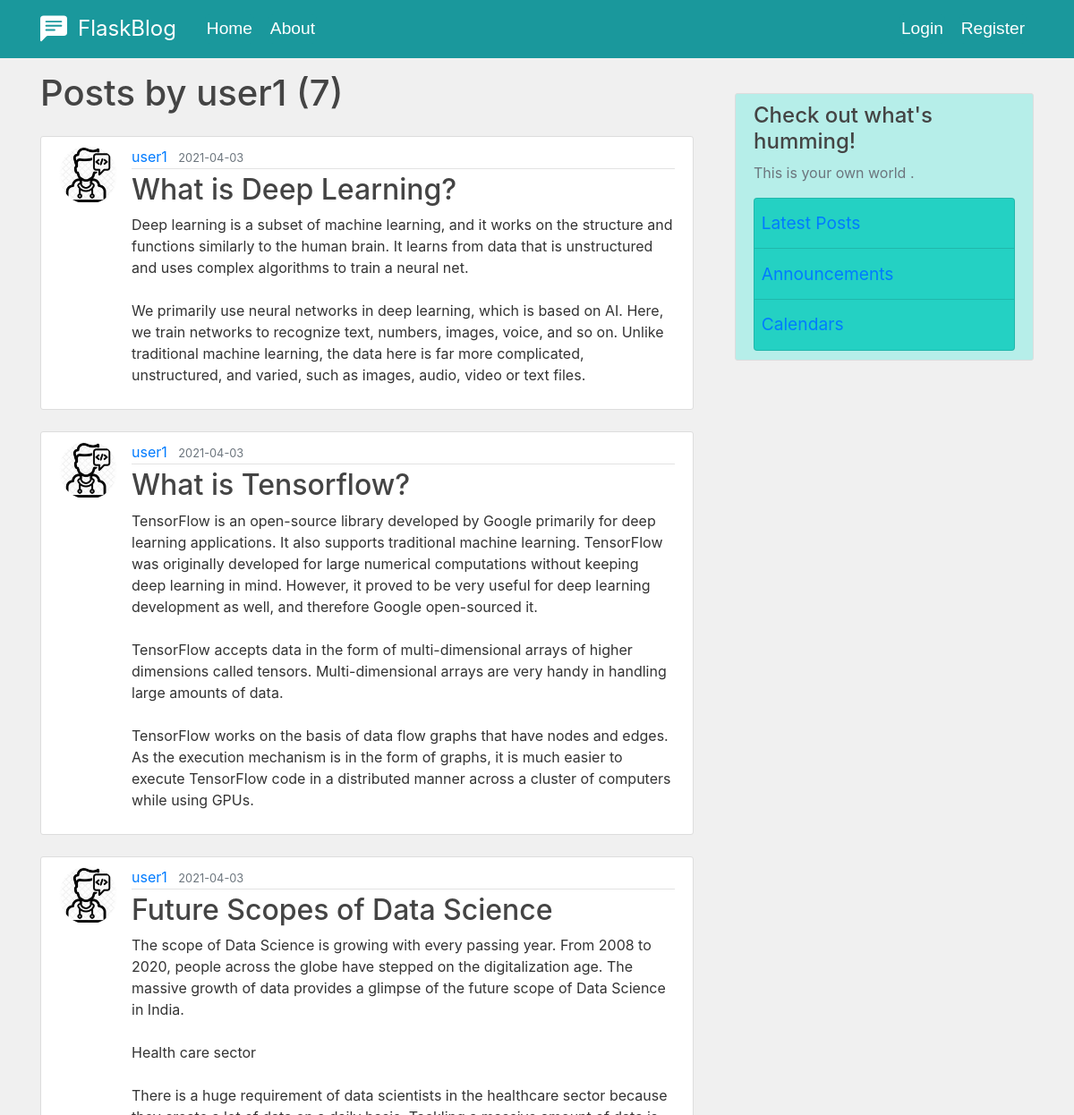
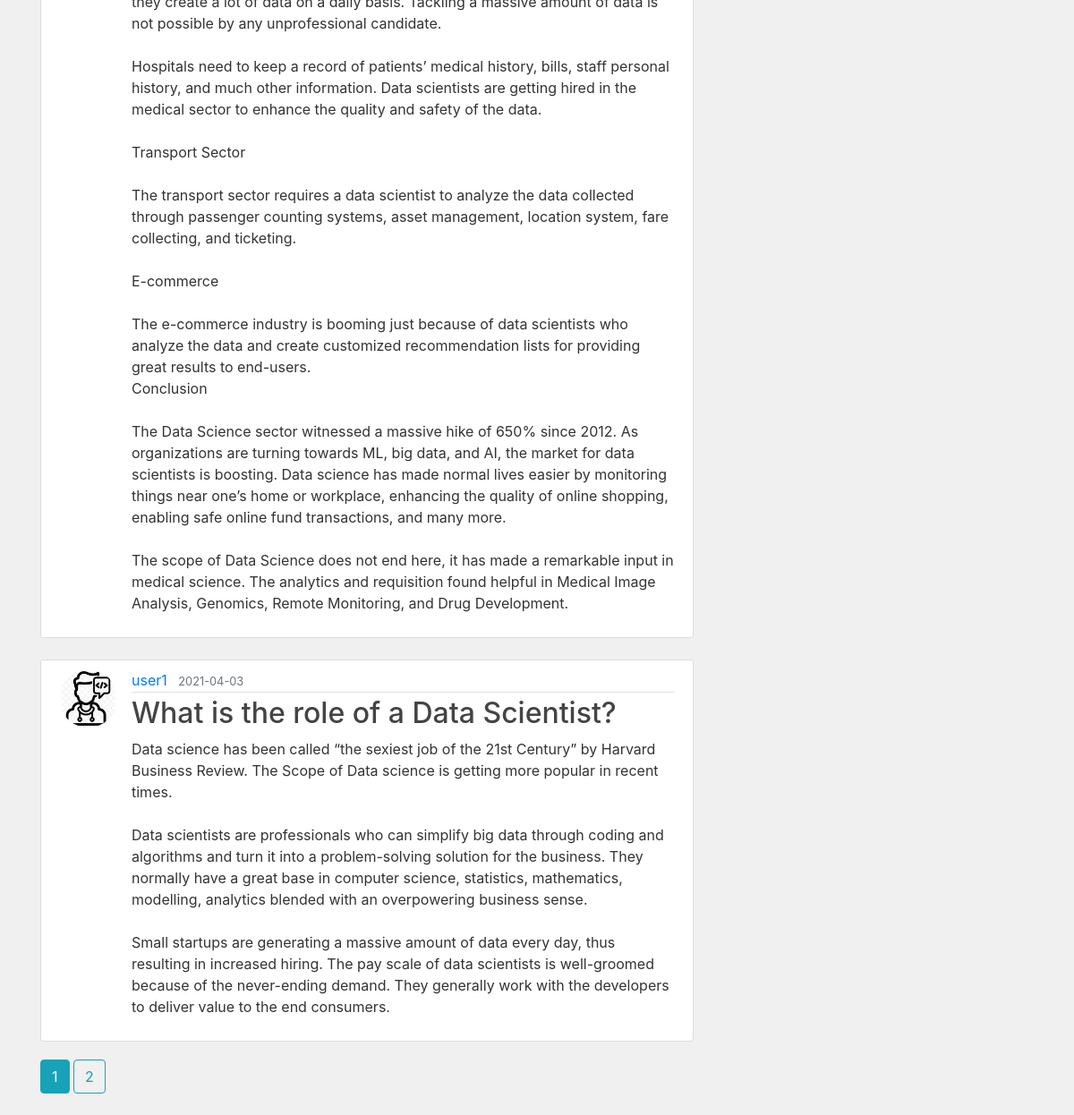
Screenshot of /user/user1 with the database file from the repository (2 pictures, top to bottom).
### flaskblog/models.py (models this page shows, shortened)
class User(db.Model, UserMixin):
    id = db.Column(db.Integer, primary_key=True)
    username = db.Column(db.String(20), unique=True, nullable=False)
    email = db.Column(db.String(120), unique=True, nullable=False)
    image_file = db.Column(db.String(20), nullable=False,
                           default='default.png')
    password = db.Column(db.String(60), nullable=False)
    posts = db.relationship('Post', backref='author', lazy=True)
    ''' relationship defines relationship with class Post with posts variable which is a data member of a User Class
 Implies each User created has data member posts which is related with another class named Post and we can access all posts of that user via posts data member

backref adds another column in database here it is 'author'.We can access posts using author.lazy = True means this relationship is supposed to load in one go

To know more about lazy=True  visit:- https://medium.com/@ns2586/sqlalchemys-relationship-and-lazy-parameter-4a553257d9ef
'''

class Post(db.Model):
    id = db.Column(db.Integer, primary_key=True)
    title = db.Column(db.String(100), nullable=False)
    date_posted = db.Column(db.DateTime, nullable=False,
                            default=datetime.utcnow)
    content = db.Column(db.Text, nullable=False)
    user_id = db.Column(db.Integer, db.ForeignKey('user.id'), nullable=False)

### flaskblog/users/routes.py (the view)
@users.route('/user/<string:username>', methods=['GET', 'POST'])
def user_posts(username):
    page = request.args.get('page', 1, type=int)
    user = User.query.filter_by(username=username).first_or_404()
    posts = Post.query.filter_by(author=user).order_by(
        Post.date_posted.desc()).paginate(page=page, per_page=4)
    return render_template('user_posts.html', posts=posts, user=user)

### flaskblog/templates/user_posts.html
{% extends "layout.html" %} {% block content %}
<h1 class="mb-3">Posts by {{user.username}} ({{posts.total}})</h1>
{% for post in posts.items %}
<article
  class="media content-section mt-4 ml-0 mr-0"
  style="background-color: rgb(255, 255, 255)"
>
  <img
    src="{{ url_for('static', filename='profile_pics/'+post.author.image_file) }}"
    alt="profile-image"
    class="rounded-circle article-img"
  />
  <div class="media-body">
    <div class="article-metadata">
      <a
        class="mr-2"
        href=" {{url_for('users.user_posts', username = post.author.username)}} "
        >{{ post.author.username }}</a
      >
      <small class="text-muted">
        {{ post.date_posted.strftime('%Y-%m-%d') }}</small
      >
    </div>
    <h2>
      <a
        class="article-title"
        href="{{url_for('posts.post', post_id = post.id)}} "
        >{{ post.title }}</a
      >
    </h2>
    <p class="article-content">{{ post.content }}</p>
  </div>
</article>
{% endfor %}
{% for page_num in posts.iter_pages(left_edge=1, right_edge=1, left_current=1,
right_current=2) %} {% if page_num %} {% if posts.page == page_num %}
<a
  class="btn btn-info mb-4"
  href="{{ url_for('users.user_posts', username = user.username, page=page_num) }}"
  >{{ page_num }}</a
>
{% else %}
<a
  class="btn btn-outline-info mb-4"
  href="{{ url_for('users.user_posts', username = user.username, page=page_num) }}"
  >{{ page_num }}</a
>
{% endif %} {% else %} ... {% endif %} {% endfor %} {% endblock content %}

### flaskblog/static/main.css (style rules this page uses)
body { background: #fafafa; color: #333333; margin-top: 5rem; }
h1, h2, h3, h4, h5, h6 { color: #444444; }
.content-section { background: #ffffff; padding: 10px 20px; border: 1px solid #dddddd; border-radius: 3px; margin-bottom: 20px; }
.article-title { color: #444444; }
.article-content { white-space: pre-line; }
.article-img { height: 65px; width: 65px; margin-right: 16px; }
.article-metadata { padding-bottom: 1px; margin-bottom: 4px; border-bottom: 1px solid #e3e3e3; }

### rows the page displays
User: username "user1"
Post: image_file (picture), author.username "user1", date_posted "2021-04-03", title "What is Deep Learning?", content "Deep learning is a subset of machine learning, and it works on the structure and functions similarly to the human brain. It learns from data that is unstructured and uses complex algorithms to train a neural net. We primarily use neural networks in deep learning, which is based on AI. Here, we train networks to recognize text, numbers, images, voice, and so on. Unlike traditional machine learning, the data here is far more complicated, unstructured, and varied, such as images, audio, video or text files."
Post: image_file (picture), author.username "user1", date_posted "2021-04-03", title "What is Tensorflow?", content "TensorFlow is an open-source library developed by Google primarily for deep learning applications. It also supports traditional machine learning. TensorFlow was originally developed for large numerical computations without keeping deep learning in mind. However, it proved to be very useful for deep learning development as well, and therefore Google open-sourced it. TensorFlow accepts data in the form of multi-dimensional arrays of higher dimensions called tensors. Multi-dimensional arrays are very handy in handling large amounts of data. TensorFlow works on the basis of data flow graphs that have nodes and edges. As the execution mechanism is in the form of graphs, it is much easier to…"
Post: image_file (picture), author.username "user1", date_posted "2021-04-03", title "Future Scopes of Data Science", content "The scope of Data Science is growing with every passing year. From 2008 to 2020, people across the globe have stepped on the digitalization age. The massive growth of data provides a glimpse of the future scope of Data Science in India. Health care sector There is a huge requirement of data scientists in the healthcare sector because they create a lot of data on a daily basis. Tackling a massive amount of data is not possible by any unprofessional candidate. Hospitals need to keep a record of patients’ medical history, bills, staff personal history, and much other information. Data scientists are getting hired in the medical sector to enhance the quality and safety of the data. Transport…"
Post: image_file (picture), author.username "user1", date_posted "2021-04-03", title "What is the role of a Data Scientist?", content "Data science has been called “the sexiest job of the 21st Century” by Harvard Business Review. The Scope of Data science is getting more popular in recent times. Data scientists are professionals who can simplify big data through coding and algorithms and turn it into a problem-solving solution for the business. They normally have a great base in computer science, statistics, mathematics, modelling, analytics blended with an overpowering business sense. Small startups are generating a massive amount of data every day, thus resulting in increased hiring. The pay scale of data scientists is well-groomed because of the never-ending demand. They generally work with the developers to deliver…"

### other values shown
{{ posts.total }} "7"
{{ page_num }} "1"
{{ page_num }} "2"
